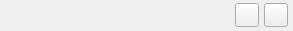
<?xml version="1.0" encoding="UTF-8"?>
<ui version="4.0">
 <class>VideoRenderViewInfo</class>
 <widget class="QWidget" name="VideoRenderViewInfo">
  <property name="geometry">
   <rect>
    <x>0</x>
    <y>0</y>
    <width>293</width>
    <height>31</height>
   </rect>
  </property>
  <property name="windowTitle">
   <string>Form</string>
  </property>
  <layout class="QHBoxLayout" name="horizontalLayout">
   <property name="spacing">
    <number>5</number>
   </property>
   <property name="leftMargin">
    <number>5</number>
   </property>
   <property name="topMargin">
    <number>0</number>
   </property>
   <property name="rightMargin">
    <number>5</number>
   </property>
   <property name="bottomMargin">
    <number>0</number>
   </property>
   <item>
    <widget class="QLabel" name="name_label">
     <property name="minimumSize">
      <size>
       <width>100</width>
       <height>25</height>
      </size>
     </property>
     <property name="maximumSize">
      <size>
       <width>100</width>
       <height>25</height>
      </size>
     </property>
     <property name="text">
      <string/>
     </property>
     <property name="alignment">
      <set>Qt::AlignCenter</set>
     </property>
    </widget>
   </item>
   <item>
    <spacer name="horizontalSpacer">
     <property name="orientation">
      <enum>Qt::Horizontal</enum>
     </property>
     <property name="sizeHint" stdset="0">
      <size>
       <width>212</width>
       <height>20</height>
      </size>
     </property>
    </spacer>
   </item>
   <item>
    <widget class="QPushButton" name="net_btn">
     <property name="minimumSize">
      <size>
       <width>24</width>
       <height>24</height>
      </size>
     </property>
     <property name="maximumSize">
      <size>
       <width>24</width>
       <height>24</height>
      </size>
     </property>
     <property name="text">
      <string/>
     </property>
    </widget>
   </item>
   <item>
    <widget class="QPushButton" name="mic_btn">
     <property name="minimumSize">
      <size>
       <width>24</width>
       <height>24</height>
      </size>
     </property>
     <property name="maximumSize">
      <size>
       <width>24</width>
       <height>24</height>
      </size>
     </property>
     <property name="styleSheet">
      <string notr="true"/>
     </property>
     <property name="text">
      <string/>
     </property>
    </widget>
   </item>
  </layout>
 </widget>
 <resources/>
 <connections/>
</ui>
